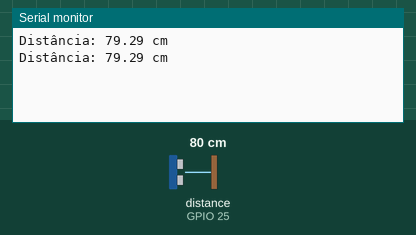
This sketch was run on a simulated ESP32. Shown: the last lines printed to the serial monitor. Wiring (inferred from the names in the program): ultrasonic range finder: trigger GPIO 27; echo GPIO 25. The inputs (shaded band) are chosen by the test bench; at power-on: distance to the obstacle (sensor on GPIO 25) 80 cm. The echo pulse lasts 58.3 µs per cm.

Above: at 1.8 s.
1.9 s: distance to the obstacle (sensor on GPIO 25) set to 2 cm
At 2.8 s:
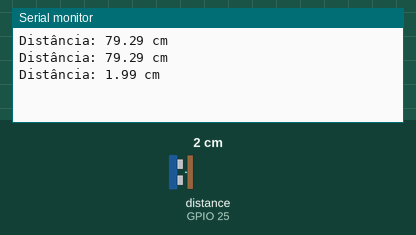
3.4 s: distance to the obstacle (sensor on GPIO 25) set to 4 cm
At 4.7 s:
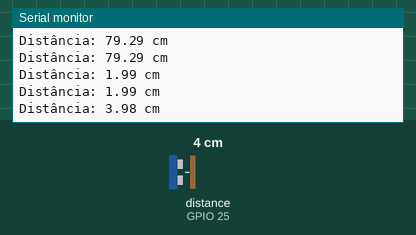
Timing chart, 0 to 6.4 s (numbered marks = the images above; inputs shaded):
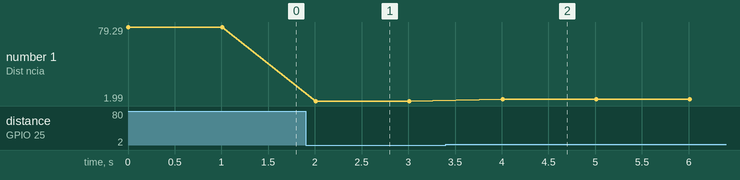

Measured:
- after the input at 1.9 s, the serial monitor: prints a new line after 0.11 s (image 1)
- after the input at 3.4 s, the serial monitor: prints a new line after 0.61 s (image 2)
- plotted number 1: 79.29 → 1.99 after the input at 1.9 s, 1.99 → 3.98 after the input at 3.4 s

The sketch:

C_digoAula11.ino
```cpp
const int trigPin = 27;
const int echoPin = 25;

#define SOUND_SPEED 0.034 // cm/us

volatile unsigned long tempoInicio = 0;
volatile unsigned long tempoFim = 0;
volatile bool novaLeituraDisponivel = false;


void IRAM_ATTR echoISR() {
  if (digitalRead(echoPin) == HIGH) {
    tempoInicio = micros();
  } else {
    tempoFim = micros();
    novaLeituraDisponivel = true;
  }
}

void setup() {
  pinMode(trigPin, OUTPUT);
  pinMode(echoPin, INPUT);

  digitalWrite(trigPin, LOW);
  Serial.begin(115200);

  attachInterrupt(digitalPinToInterrupt(echoPin), echoISR, CHANGE);
}

void loop() {
  digitalWrite(trigPin, LOW);
  delayMicroseconds(2);
  digitalWrite(trigPin, HIGH);
  delayMicroseconds(10);
  digitalWrite(trigPin, LOW);

  unsigned long tempoEspera = millis();
  while (!novaLeituraDisponivel && (millis() - tempoEspera < 50)) {
  }

  if (novaLeituraDisponivel) {
    noInterrupts();
    unsigned long duracao = tempoFim - tempoInicio;
    novaLeituraDisponivel = false;
    interrupts();

    float distanciaCM = (duracao * SOUND_SPEED) / 2.0;

    Serial.print("Distância: ");
    Serial.print(distanciaCM);
    Serial.println(" cm");
  } else {
    Serial.println("Distância: Erro de leitura (Timeout)");
  }

  delay(1000);
}
```
